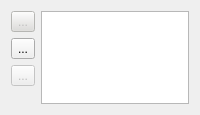
      <widget class="QWidget" name="users_tab">
       <attribute name="icon">
        <iconset>
         <normaloff>../../icons/person.png</normaloff>../../icons/person.png</iconset>
       </attribute>
       <attribute name="title">
        <string>Users</string>
       </attribute>
       <layout class="QGridLayout" name="gridLayout_6">
        <item row="1" column="5" rowspan="6">
         <widget class="QTableView" name="users_tableView">
          <property name="styleSheet">
           <string notr="true"/>
          </property>
          <property name="sizeAdjustPolicy">
           <enum>QAbstractScrollArea::AdjustToContents</enum>
          </property>
          <property name="selectionBehavior">
           <enum>QAbstractItemView::SelectRows</enum>
          </property>
          <attribute name="horizontalHeaderDefaultSectionSize">
           <number>100</number>
          </attribute>
          <attribute name="horizontalHeaderStretchLastSection">
           <bool>true</bool>
          </attribute>
         </widget>
        </item>
        <item row="1" column="2">
         <widget class="QToolButton" name="delete_user_button">
          <property name="enabled">
           <bool>false</bool>
          </property>
          <property name="toolTip">
           <string>&lt;html&gt;&lt;head/&gt;&lt;body&gt;&lt;p&gt;&lt;span style=&quot; font-size:14pt; color:#00007f;&quot;&gt;delete user&lt;/span&gt;&lt;/p&gt;&lt;/body&gt;&lt;/html&gt;</string>
          </property>
          <property name="styleSheet">
           <string notr="true">            QToolButton{
                background-color: rgb(237, 51, 59)
            }
            QToolButton:hover {
                background-color:rgb(246, 245, 244)
            }
QToolButton:pressed {
    background-color: rgb(246, 97, 81);  /* Change the pressed color as desired */
}
QToolButton:disabled {
    background-color: rgb(222, 221, 218); /* Change the disabled color as desired */
}</string>
          </property>
          <property name="text">
           <string>...</string>
          </property>
          <property name="icon">
           <iconset>
            <normaloff>../../icons/delete_.png</normaloff>../../icons/delete_.png</iconset>
          </property>
          <property name="iconSize">
           <size>
            <width>30</width>
            <height>30</height>
           </size>
          </property>
         </widget>
        </item>
        <item row="2" column="2">
         <widget class="QToolButton" name="add_user_button">
          <property name="enabled">
           <bool>true</bool>
          </property>
          <property name="toolTip">
           <string>&lt;html&gt;&lt;head/&gt;&lt;body&gt;&lt;p&gt;&lt;span style=&quot; font-size:14pt; color:#00007f;&quot;&gt;add user&lt;/span&gt;&lt;/p&gt;&lt;/body&gt;&lt;/html&gt;</string>
          </property>
          <property name="styleSheet">
           <string notr="true"/>
          </property>
          <property name="text">
           <string>...</string>
          </property>
          <property name="icon">
           <iconset>
            <normaloff>../../icons/add.png</normaloff>../../icons/add.png</iconset>
          </property>
          <property name="iconSize">
           <size>
            <width>30</width>
            <height>30</height>
           </size>
          </property>
         </widget>
        </item>
        <item row="3" column="2">
         <widget class="QToolButton" name="edit_user_button">
          <property name="enabled">
           <bool>false</bool>
          </property>
          <property name="toolTip">
           <string>&lt;html&gt;&lt;head/&gt;&lt;body&gt;&lt;p&gt;&lt;span style=&quot; font-size:14pt; color:#00007f;&quot;&gt;edit user&lt;/span&gt;&lt;/p&gt;&lt;/body&gt;&lt;/html&gt;</string>
          </property>
          <property name="styleSheet">
           <string notr="true"/>
          </property>
          <property name="text">
           <string>...</string>
          </property>
          <property name="icon">
           <iconset>
            <normaloff>../../icons/edit.png</normaloff>../../icons/edit.png</iconset>
          </property>
          <property name="iconSize">
           <size>
            <width>30</width>
            <height>30</height>
           </size>
          </property>
         </widget>
        </item>
       </layout>
      </widget>
